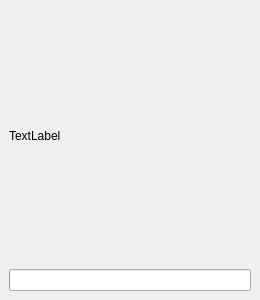
<?xml version="1.0" encoding="UTF-8"?>
<ui version="4.0">
 <class>Message</class>
 <widget class="QWidget" name="Message">
  <property name="geometry">
   <rect>
    <x>0</x>
    <y>0</y>
    <width>260</width>
    <height>300</height>
   </rect>
  </property>
  <property name="sizePolicy">
   <sizepolicy hsizetype="Fixed" vsizetype="Maximum">
    <horstretch>0</horstretch>
    <verstretch>0</verstretch>
   </sizepolicy>
  </property>
  <property name="minimumSize">
   <size>
    <width>260</width>
    <height>0</height>
   </size>
  </property>
  <property name="maximumSize">
   <size>
    <width>260</width>
    <height>16777215</height>
   </size>
  </property>
  <layout class="QVBoxLayout" name="verticalLayout">
   <property name="spacing">
    <number>5</number>
   </property>
   <property name="leftMargin">
    <number>0</number>
   </property>
   <property name="topMargin">
    <number>0</number>
   </property>
   <property name="rightMargin">
    <number>0</number>
   </property>
   <property name="bottomMargin">
    <number>0</number>
   </property>
   <item>
    <widget class="QWidget" name="widget" native="true">
     <layout class="QVBoxLayout" name="verticalLayout_2">
      <item>
       <widget class="QLabel" name="label">
        <property name="text">
         <string>TextLabel</string>
        </property>
        <property name="wordWrap">
         <bool>true</bool>
        </property>
       </widget>
      </item>
      <item>
       <widget class="QProgressBar" name="progressBar">
        <property name="value">
         <number>0</number>
        </property>
        <property name="textVisible">
         <bool>false</bool>
        </property>
       </widget>
      </item>
     </layout>
    </widget>
   </item>
  </layout>
 </widget>
 <resources/>
 <connections/>
</ui>
